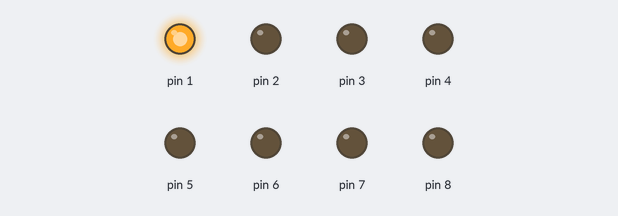
The sketch below on a simulated Arduino Uno, built with avr-gcc and run on an emulated ATmega328P. Shown: output pins drawn as LEDs (lit = HIGH).

Above: at 0.1 s.
Timing chart, 0 to 1.6 s (numbered marks = the images above):
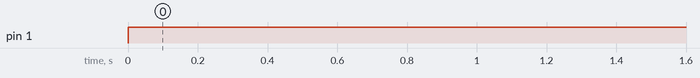

The sketch:

Without_Grnd.ino
```cpp
int counter;
int x;
void setup() {
  for(x=1;x<=8;x++) {
    pinMode(x, OUTPUT);

  }

}
void loop() {
  digitalWrite(8,LOW);
  digitalWrite(1,HIGH);
}
```

Measured:
- by itself, pin 1: LOW → HIGH at 0.00 s
